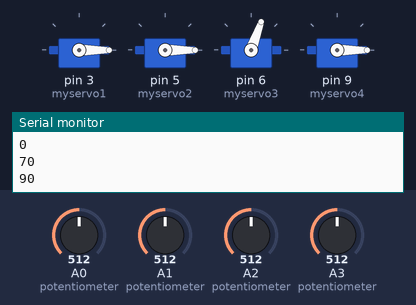
Simulated run of this sketch. Board: Arduino Uno, built with avr-gcc and run on an emulated ATmega328P. On the bench: 4 × servo, the last lines printed to the serial monitor. The test bench sets the inputs (shaded band); at power-on: A2 (potentiometer) = 512, A0 (potentiometer) = 512, A1 (potentiometer) = 512, A3 (potentiometer) = 512.

Above: at 2.7 s.
2.8 s: A2 (potentiometer) set to 592
4.3 s: A2 (potentiometer) set to 611
At 4.78 s:
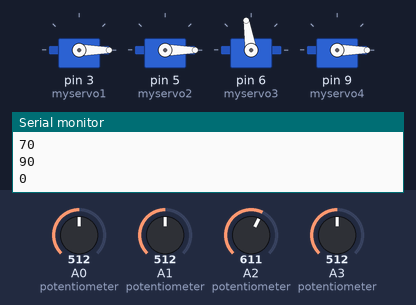
At 6.7 s:
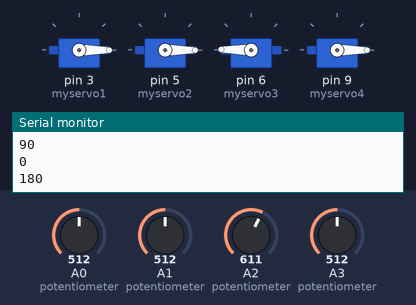
7.3 s: A0 (potentiometer) set to 588
8.8 s: A0 (potentiometer) set to 613
At 11.7 s:
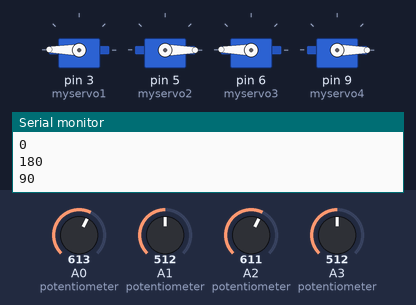
11.8 s: A1 (potentiometer) set to 591
13.3 s: A1 (potentiometer) set to 619
At 16.9 s:
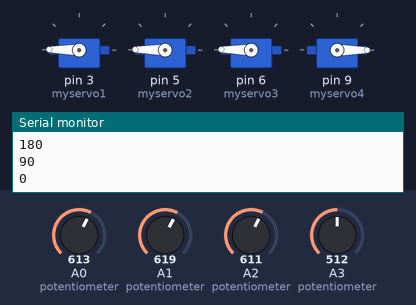
Timing chart, 0 to 17.3 s (numbered marks = the images above; inputs shaded):
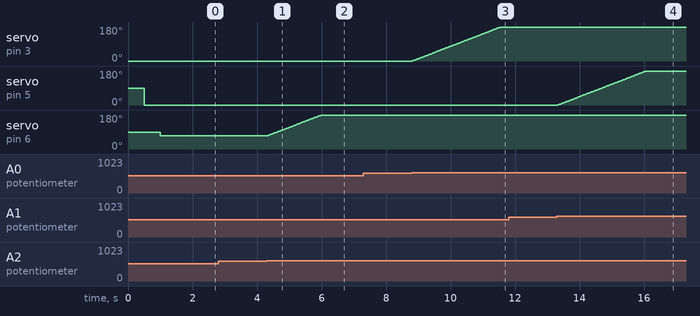

Measured:
- the behaviour switches between 602 and 603 on A2 (potentiometer) (found by bisection; images 0 and 1)
- the behaviour switches between 602 and 603 on A0 (potentiometer) (found by bisection; images 2 and 3)
- the behaviour switches between 602 and 603 on A1 (potentiometer) (found by bisection; images 3 and 4)
- after the input at 4.3 s, servo on pin 6 (myservo3): moves from 70° to 179° over 1.6 s, starting at once
- after the input at 8.8 s, servo on pin 3 (myservo1): moves from 0° to 179° over 2.7 s, starting at once
- after the input at 13.3 s, servo on pin 5 (myservo2): moves from 0° to 179° over 2.7 s, starting at once

The sketch:

robotic_arm_code_final.ino
```cpp
   #include <Servo.h>
Servo myservo1;  // create servo object to control a servo
Servo myservo2;
Servo myservo3;
Servo myservo4;

int val1;// variable to read the value from the analog pin for rotation of arm
int val2;//variable for moment of elbow
int val3;//variable for wrist roll
int val4;//variable for gripper
int ang1=0;
int ang2=0;
int ang3=70
;
int ang4=0;

void setup() {
 Serial.begin(9600);
 myservo1.attach(3);
 myservo2.attach(5);
 myservo3.attach(6);
 myservo4.attach(9);
 myservo1.write(ang1);
 delay(500);
 myservo2.write(ang2);
 delay(500);
 myservo3.write(ang3);
 delay(500);
 myservo4.write(ang4);
 delay(15);
 pinMode(A0,INPUT);
 pinMode(A1,INPUT);
 pinMode(A2,INPUT);
 pinMode(A3,INPUT);
}

void loop() {
  val1 = analogRead(A0);            // reads the value of the potentiometer (value between 0 and 1023)
  val1 = map(val1, 0, 1023, 0, 180);     // scale it to use it with the servo (value between 0 and 180)

  if(val1>105){
    for(;ang1<180;ang1++){
      myservo1.write(ang1);
      delay(15);
      val1 = analogRead(A0);
      val1 = map(val1, 0, 1023, 0, 180);
      if(val1<105)
      break;
    }
  }
 if(val1<75){
    for(;ang1>0;ang1--){
      myservo1.write(ang1);
      delay(15);
      val1 = analogRead(A0);
      val1 = map(val1, 0, 1023, 0, 180);
      if(val1>75)
      break;
    }
  }
//Serial.println(val1);
//Serial.println(ang1);

  val2=analogRead(A1);        // reads the value of the potentiometer (value between 0 and 1023)
  val2 = map(val2, 0, 1023, 0, 180);     // scale it to use it with the servo (value between 0 and 180)

  if(val2>105){
    for(;ang2<180;ang2++){
      myservo2.write(ang2);
      delay(15);
      val2 = analogRead(A1);
      val2 = map(val2, 0, 1023, 0, 180);
      if(val2<105)
      break;
    }
  }
 if(val2<75){
    for(;ang2>0;ang2--){
      myservo2.write(ang2);
      delay(15);
      val2 = analogRead(A1);
      val2 = map(val2, 0, 1023, 0, 180);
      if(val2>75)
      break;
    }
  }
//Serial.println(val2);
//Serial.println(ang2);

  val3 = analogRead(A2);            // reads the value of the potentiometer (value between 0 and 1023)
  val3 = map(val3, 0, 1023, 0, 180);     // scale it to use it with the servo (value between 0 and 180)

  if(val3>105){
    for(;ang3<180;ang3++){
      myservo3.write(ang3);
      delay(15);
      val3 = analogRead(A2);
      val3 = map(val3, 0, 1023, 0, 180);
      if(val3<105)
      break;
    }
  }
 if(val3<75){
    for(;ang3>0;ang3--){
      myservo3.write(ang3);
      delay(15);
      val3 = analogRead(A2);
      val3 = map(val3, 0, 1023, 0, 180);
      if(val3>75)
      break;
    }
  }
//Serial.println(val3);
Serial.println(ang3);

  val4 = analogRead(A3);            // reads the value of the potentiometer (value between 0 and 1023)
  val4 = map(val4, 0, 1023, 0, 180);     // scale it to use it with the servo (value between 0 and 180)

  if(val4>105){
    for(;ang4<180;ang4++){
      myservo4.write(ang4);
      delay(15);
      val4 = analogRead(A3);
      val4 = map(val1, 0, 1023, 0, 180);
      if(val4<105)
      break;
    }
  }
 if(val4<75){
    for(;ang4>0;ang4--){
      myservo4.write(ang4);
      delay(15);
      val4 = analogRead(A3);
      val4 = map(val4, 0, 1023, 0, 180);
      if(val4>75)
      break;
    }
  }
Serial.println(val4);
Serial.println(ang4);

}
```
